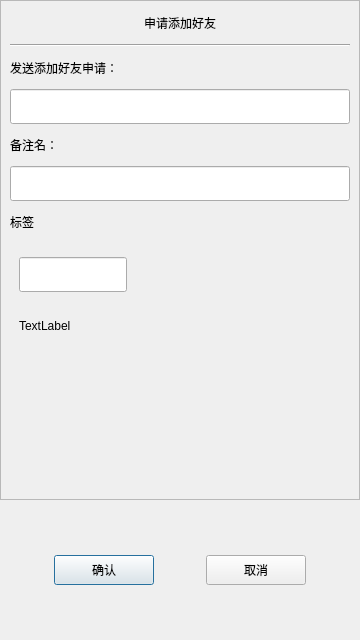
<?xml version="1.0" encoding="UTF-8"?>
<ui version="4.0">
 <class>ApplyFriendDialog</class>
 <widget class="QDialog" name="ApplyFriendDialog">
  <property name="geometry">
   <rect>
    <x>0</x>
    <y>0</y>
    <width>360</width>
    <height>640</height>
   </rect>
  </property>
  <property name="minimumSize">
   <size>
    <width>360</width>
    <height>640</height>
   </size>
  </property>
  <property name="maximumSize">
   <size>
    <width>360</width>
    <height>640</height>
   </size>
  </property>
  <property name="windowTitle">
   <string>Dialog</string>
  </property>
  <layout class="QVBoxLayout" name="verticalLayout">
   <property name="spacing">
    <number>0</number>
   </property>
   <property name="leftMargin">
    <number>0</number>
   </property>
   <property name="topMargin">
    <number>0</number>
   </property>
   <property name="rightMargin">
    <number>0</number>
   </property>
   <property name="bottomMargin">
    <number>0</number>
   </property>
   <item>
    <widget class="QScrollArea" name="scrollArea">
     <property name="minimumSize">
      <size>
       <width>0</width>
       <height>500</height>
      </size>
     </property>
     <property name="widgetResizable">
      <bool>true</bool>
     </property>
     <widget class="QWidget" name="scrollcontent">
      <property name="geometry">
       <rect>
        <x>0</x>
        <y>0</y>
        <width>358</width>
        <height>498</height>
       </rect>
      </property>
      <layout class="QVBoxLayout" name="verticalLayout_2">
       <property name="spacing">
        <number>0</number>
       </property>
       <property name="leftMargin">
        <number>0</number>
       </property>
       <property name="rightMargin">
        <number>0</number>
       </property>
       <item>
        <widget class="QLabel" name="apply_label">
         <property name="sizePolicy">
          <sizepolicy hsizetype="Preferred" vsizetype="Preferred">
           <horstretch>0</horstretch>
           <verstretch>0</verstretch>
          </sizepolicy>
         </property>
         <property name="minimumSize">
          <size>
           <width>0</width>
           <height>25</height>
          </size>
         </property>
         <property name="maximumSize">
          <size>
           <width>16777215</width>
           <height>25</height>
          </size>
         </property>
         <property name="text">
          <string>申请添加好友</string>
         </property>
         <property name="alignment">
          <set>Qt::AlignmentFlag::AlignCenter</set>
         </property>
        </widget>
       </item>
       <item>
        <widget class="QWidget" name="apply_widget" native="true">
         <property name="minimumSize">
          <size>
           <width>0</width>
           <height>0</height>
          </size>
         </property>
         <property name="maximumSize">
          <size>
           <width>16777215</width>
           <height>16777215</height>
          </size>
         </property>
         <layout class="QVBoxLayout" name="verticalLayout_3">
          <item>
           <widget class="Line" name="line">
            <property name="orientation">
             <enum>Qt::Orientation::Horizontal</enum>
            </property>
           </widget>
          </item>
          <item>
           <widget class="QLabel" name="label">
            <property name="minimumSize">
             <size>
              <width>0</width>
              <height>30</height>
             </size>
            </property>
            <property name="maximumSize">
             <size>
              <width>16777215</width>
              <height>30</height>
             </size>
            </property>
            <property name="text">
             <string>发送添加好友申请：</string>
            </property>
           </widget>
          </item>
          <item>
           <widget class="CustomizeEdit" name="name_edit">
            <property name="minimumSize">
             <size>
              <width>0</width>
              <height>35</height>
             </size>
            </property>
            <property name="maximumSize">
             <size>
              <width>16777215</width>
              <height>35</height>
             </size>
            </property>
           </widget>
          </item>
          <item>
           <widget class="QLabel" name="label_2">
            <property name="minimumSize">
             <size>
              <width>0</width>
              <height>30</height>
             </size>
            </property>
            <property name="maximumSize">
             <size>
              <width>16777215</width>
              <height>30</height>
             </size>
            </property>
            <property name="text">
             <string>备注名：</string>
            </property>
           </widget>
          </item>
          <item>
           <widget class="QLineEdit" name="back_edit">
            <property name="minimumSize">
             <size>
              <width>0</width>
              <height>35</height>
             </size>
            </property>
            <property name="maximumSize">
             <size>
              <width>16777215</width>
              <height>35</height>
             </size>
            </property>
           </widget>
          </item>
          <item>
           <widget class="QLabel" name="label_3">
            <property name="minimumSize">
             <size>
              <width>0</width>
              <height>30</height>
             </size>
            </property>
            <property name="maximumSize">
             <size>
              <width>16777215</width>
              <height>30</height>
             </size>
            </property>
            <property name="text">
             <string>标签</string>
            </property>
           </widget>
          </item>
          <item>
           <widget class="QWidget" name="lb_goup_widget" native="true">
            <property name="minimumSize">
             <size>
              <width>0</width>
              <height>60</height>
             </size>
            </property>
            <property name="maximumSize">
             <size>
              <width>16777215</width>
              <height>16777215</height>
             </size>
            </property>
            <layout class="QVBoxLayout" name="verticalLayout_4">
             <item>
              <widget class="QWidget" name="grid_widget" native="true">
               <property name="minimumSize">
                <size>
                 <width>0</width>
                 <height>45</height>
                </size>
               </property>
               <property name="maximumSize">
                <size>
                 <width>16777215</width>
                 <height>45</height>
                </size>
               </property>
               <layout class="QVBoxLayout" name="verticalLayout_5">
                <property name="spacing">
                 <number>0</number>
                </property>
                <property name="leftMargin">
                 <number>0</number>
                </property>
                <property name="topMargin">
                 <number>0</number>
                </property>
                <property name="rightMargin">
                 <number>0</number>
                </property>
                <property name="bottomMargin">
                 <number>0</number>
                </property>
                <item>
                 <widget class="CustomizeEdit" name="label_edit">
                  <property name="minimumSize">
                   <size>
                    <width>108</width>
                    <height>35</height>
                   </size>
                  </property>
                  <property name="maximumSize">
                   <size>
                    <width>108</width>
                    <height>35</height>
                   </size>
                  </property>
                 </widget>
                </item>
               </layout>
              </widget>
             </item>
             <item>
              <widget class="QWidget" name="input_tip_widget" native="true">
               <property name="minimumSize">
                <size>
                 <width>0</width>
                 <height>45</height>
                </size>
               </property>
               <property name="maximumSize">
                <size>
                 <width>16777215</width>
                 <height>45</height>
                </size>
               </property>
               <layout class="QVBoxLayout" name="verticalLayout_6">
                <property name="spacing">
                 <number>0</number>
                </property>
                <property name="leftMargin">
                 <number>0</number>
                </property>
                <property name="topMargin">
                 <number>0</number>
                </property>
                <property name="rightMargin">
                 <number>0</number>
                </property>
                <property name="bottomMargin">
                 <number>0</number>
                </property>
                <item>
                 <widget class="ClickedOnceLabel" name="tip_label">
                  <property name="text">
                   <string>TextLabel</string>
                  </property>
                 </widget>
                </item>
               </layout>
              </widget>
             </item>
            </layout>
           </widget>
          </item>
          <item>
           <widget class="QWidget" name="widget" native="true">
            <property name="minimumSize">
             <size>
              <width>0</width>
              <height>60</height>
             </size>
            </property>
            <layout class="QHBoxLayout" name="horizontalLayout_2">
             <property name="spacing">
              <number>7</number>
             </property>
             <property name="leftMargin">
              <number>0</number>
             </property>
             <property name="topMargin">
              <number>0</number>
             </property>
             <property name="rightMargin">
              <number>0</number>
             </property>
             <property name="bottomMargin">
              <number>0</number>
             </property>
             <item>
              <widget class="QWidget" name="label_list" native="true">
               <property name="minimumSize">
                <size>
                 <width>288</width>
                 <height>50</height>
                </size>
               </property>
               <property name="maximumSize">
                <size>
                 <width>287</width>
                 <height>50</height>
                </size>
               </property>
              </widget>
             </item>
             <item>
              <widget class="QWidget" name="more_label_widget" native="true">
               <property name="minimumSize">
                <size>
                 <width>25</width>
                 <height>25</height>
                </size>
               </property>
               <property name="maximumSize">
                <size>
                 <width>25</width>
                 <height>25</height>
                </size>
               </property>
               <layout class="QVBoxLayout" name="verticalLayout_7">
                <property name="spacing">
                 <number>0</number>
                </property>
                <property name="leftMargin">
                 <number>0</number>
                </property>
                <property name="topMargin">
                 <number>0</number>
                </property>
                <property name="rightMargin">
                 <number>0</number>
                </property>
                <property name="bottomMargin">
                 <number>0</number>
                </property>
                <item>
                 <widget class="ClickedOnceLabel" name="more_label">
                  <property name="minimumSize">
                   <size>
                    <width>25</width>
                    <height>25</height>
                   </size>
                  </property>
                  <property name="maximumSize">
                   <size>
                    <width>25</width>
                    <height>25</height>
                   </size>
                  </property>
                  <property name="text">
                   <string/>
                  </property>
                 </widget>
                </item>
               </layout>
              </widget>
             </item>
            </layout>
           </widget>
          </item>
         </layout>
        </widget>
       </item>
      </layout>
     </widget>
    </widget>
   </item>
   <item>
    <spacer name="verticalSpacer">
     <property name="orientation">
      <enum>Qt::Orientation::Vertical</enum>
     </property>
     <property name="sizeHint" stdset="0">
      <size>
       <width>20</width>
       <height>40</height>
      </size>
     </property>
    </spacer>
   </item>
   <item>
    <widget class="QWidget" name="apply_sure_widget" native="true">
     <property name="minimumSize">
      <size>
       <width>0</width>
       <height>50</height>
      </size>
     </property>
     <layout class="QHBoxLayout" name="horizontalLayout">
      <item>
       <spacer name="horizontalSpacer">
        <property name="orientation">
         <enum>Qt::Orientation::Horizontal</enum>
        </property>
        <property name="sizeHint" stdset="0">
         <size>
          <width>40</width>
          <height>20</height>
         </size>
        </property>
       </spacer>
      </item>
      <item>
       <widget class="ClickedBtn" name="sure_btn">
        <property name="minimumSize">
         <size>
          <width>100</width>
          <height>30</height>
         </size>
        </property>
        <property name="text">
         <string>确认</string>
        </property>
       </widget>
      </item>
      <item>
       <spacer name="horizontalSpacer_3">
        <property name="orientation">
         <enum>Qt::Orientation::Horizontal</enum>
        </property>
        <property name="sizeHint" stdset="0">
         <size>
          <width>40</width>
          <height>20</height>
         </size>
        </property>
       </spacer>
      </item>
      <item>
       <widget class="ClickedBtn" name="cancel_btn">
        <property name="minimumSize">
         <size>
          <width>100</width>
          <height>30</height>
         </size>
        </property>
        <property name="maximumSize">
         <size>
          <width>100</width>
          <height>30</height>
         </size>
        </property>
        <property name="text">
         <string>取消</string>
        </property>
       </widget>
      </item>
      <item>
       <spacer name="horizontalSpacer_2">
        <property name="orientation">
         <enum>Qt::Orientation::Horizontal</enum>
        </property>
        <property name="sizeHint" stdset="0">
         <size>
          <width>40</width>
          <height>20</height>
         </size>
        </property>
       </spacer>
      </item>
     </layout>
    </widget>
   </item>
   <item>
    <spacer name="verticalSpacer_2">
     <property name="orientation">
      <enum>Qt::Orientation::Vertical</enum>
     </property>
     <property name="sizeHint" stdset="0">
      <size>
       <width>20</width>
       <height>40</height>
      </size>
     </property>
    </spacer>
   </item>
  </layout>
 </widget>
 <customwidgets>
  <customwidget>
   <class>ClickedBtn</class>
   <extends>QPushButton</extends>
   <header>clickedbtn.h</header>
  </customwidget>
  <customwidget>
   <class>CustomizeEdit</class>
   <extends>QLineEdit</extends>
   <header>customizeedit.h</header>
  </customwidget>
  <customwidget>
   <class>ClickedOnceLabel</class>
   <extends>QLabel</extends>
   <header>clickedoncelabel.h</header>
  </customwidget>
 </customwidgets>
 <resources/>
 <connections/>
</ui>
